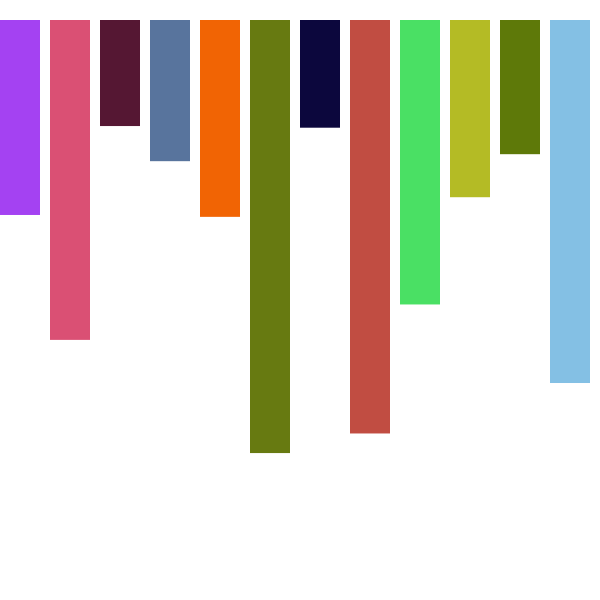
Frame 1 (no input)
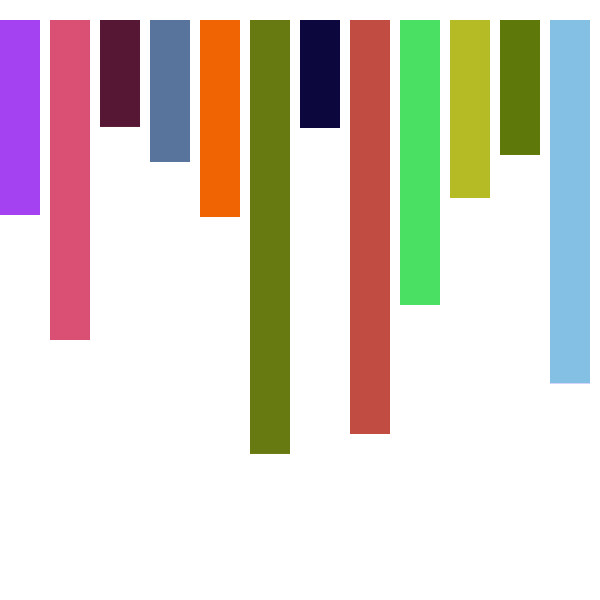
Frame 60 (the mouse pressed at the canvas centre just before this capture)
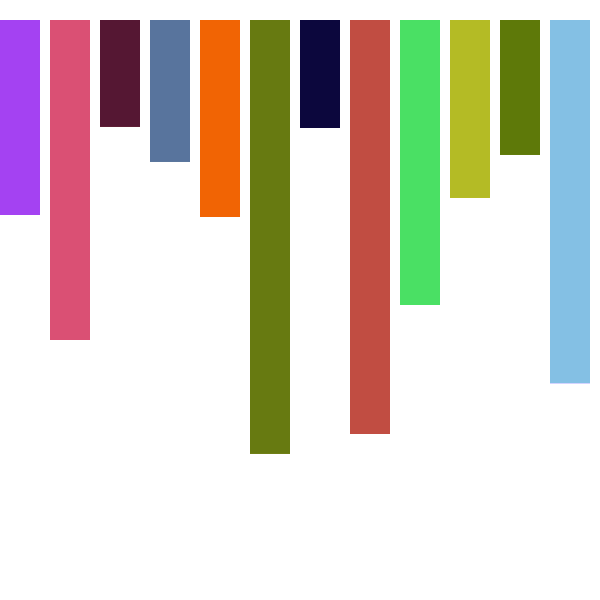
Frame 120 (the mouse held since frame 60 and released just before this capture)

The Processing sketch that drew these frames (run headless with seeded random() and noise(); from frame 60 on, the mouse is pressed at the canvas centre):

// Processing sketch: practice
// ── practice.pde
Rectang[] r = new Rectang[600] ;

void setup() {
  size(600, 600);
  background(255);
  for(int i = 0; i < width; i+=50) {   
    r[i] = new Rectang(i);
  }
}

void draw() {
  for(int i = 0; i < width; i+=50) {
    r[i].display();
  }
}

class Rectang {
  float posX;
  color colors = color(random(255), random(255), random(255));
  float heights = random (100, 500);
  
  
  Rectang(float x) {
    this.posX = x;
  }
  
  void display() {
    noStroke();
    fill(colors);
    rect(posX, 20, 40, heights);
  }
  
  
  
}
